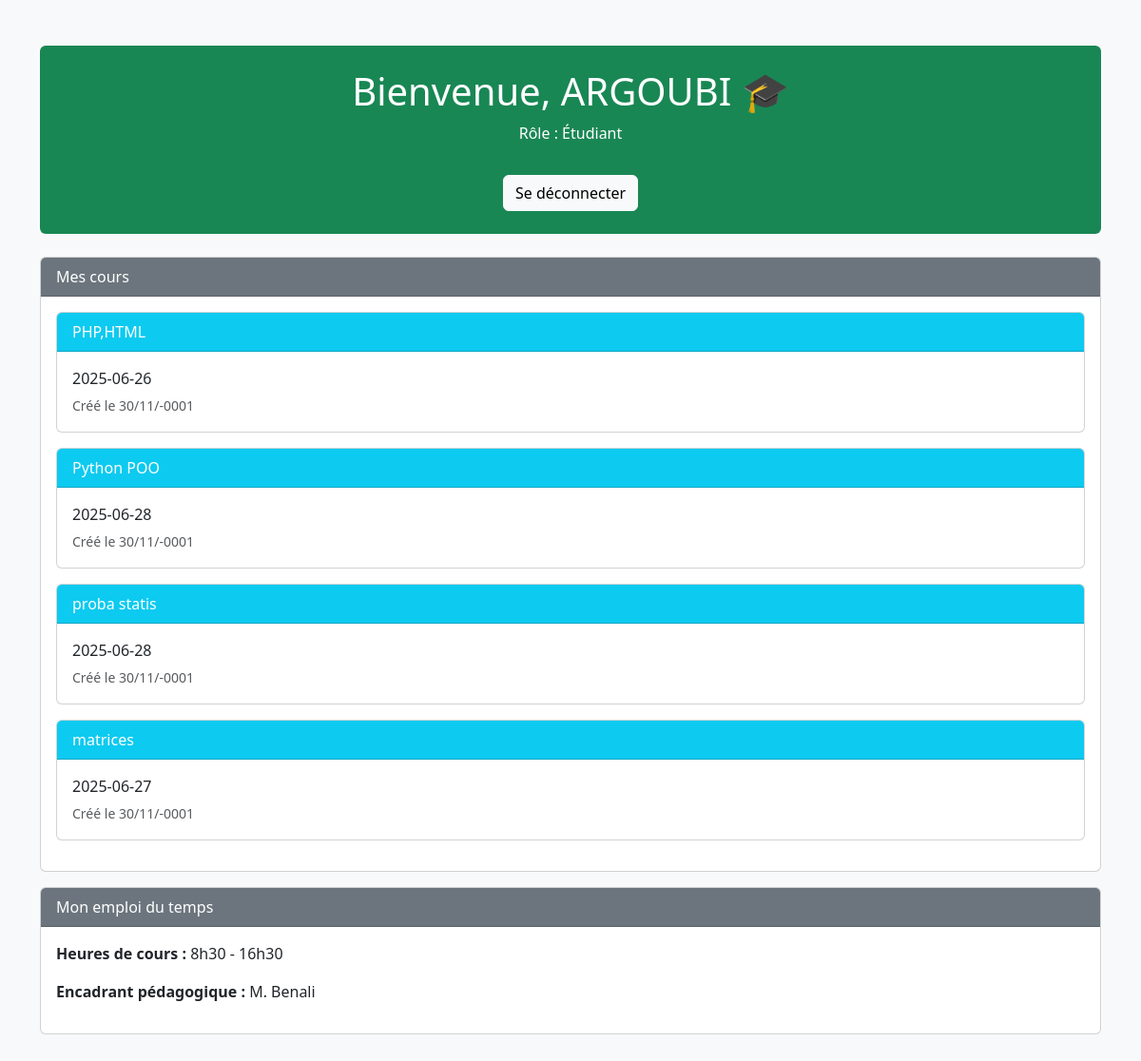
The app's page /dashboard_etudiant.php (signed in) with its own data.
### tables this page shows
CREATE TABLE `cours` (
  `id` int(11) NOT NULL COMMENT 'Identifiant du cours',
  `titre` varchar(255) NOT NULL COMMENT 'Titre du cours',
  `description` text DEFAULT NULL COMMENT 'Description du cours',
  `date_creation` date NOT NULL COMMENT 'Date d''ajout',
  `id_etudiant` int(11) NOT NULL COMMENT 'Étudiant concerné'
);

### dashboard_etudiant.php (the view, shortened to what this page needs)
<?php
$etudiant_id = $_SESSION['user_id'];
$nom_utilisateur = $_SESSION['nom'] ?? "Utilisateur";
$conn = new mysqli("localhost", "root", "", "gestion_projets");
$sql = "SELECT titre, description, date_creation FROM cours WHERE id_etudiant = ?";
$stmt = $conn->prepare($sql);
$stmt->bind_param("i", $etudiant_id);
$stmt->execute();
$result = $stmt->get_result();
$cours = $result->fetch_all(MYSQLI_ASSOC);
?>
<!DOCTYPE html>
<html lang="fr">
<head><meta charset="UTF-8" /><title>Dashboard Étudiant</title>
<link href="https://cdn.jsdelivr.net/npm/bootstrap@5.3.0/dist/css/bootstrap.min.css" rel="stylesheet" /></head>
<body class="bg-light">
<div class="container my-5">
<div class="bg-success text-white p-4 rounded text-center">
<h1>Bienvenue, <?= htmlspecialchars($nom_utilisateur) ?> 🎓</h1>
<p>Rôle : Étudiant</p>
<a href="logout.php" class="btn btn-light mt-3">Se déconnecter</a></div>
<div class="mt-4">
<div class="card mb-3"><div class="card-header bg-secondary text-white">Mes cours</div>
<div class="card-body">
<?php if (count($cours) > 0): foreach ($cours as $row): ?>
<div class="card mb-3">
<div class="card-header bg-info text-white"> <?= htmlspecialchars($row['titre']) ?> </div>
<div class="card-body">
<p class="mb-1"><?= nl2br(htmlspecialchars($row['description'])) ?></p>
<small class="text-muted">Créé le <?= date('d/m/Y', strtotime($row['date_creation'])) ?></small>
</div></div>
<?php endforeach; else: ?>
<div class="alert alert-warning text-center">Aucun cours assigné pour le moment.</div>
<?php endif; ?>
</div></div>
<div class="card"><div class="card-header bg-secondary text-white">Mon emploi du temps</div>
<div class="card-body">
<p><strong>Heures de cours :</strong> 8h30 - 16h30</p>
<p><strong>Encadrant pédagogique :</strong> M. Benali</p>
</div></div></div></div></body></html>

### records on screen
cours: titre "PHP,HTML", description "2025-06-26", date_creation "30/11/-0001"
cours: titre "Python POO", description "2025-06-28", date_creation "30/11/-0001"
cours: titre "proba statis", description "2025-06-28", date_creation "30/11/-0001"
cours: titre "matrices", description "2025-06-27", date_creation "30/11/-0001"

### other values on screen
$nom_utilisateur "ARGOUBI"
